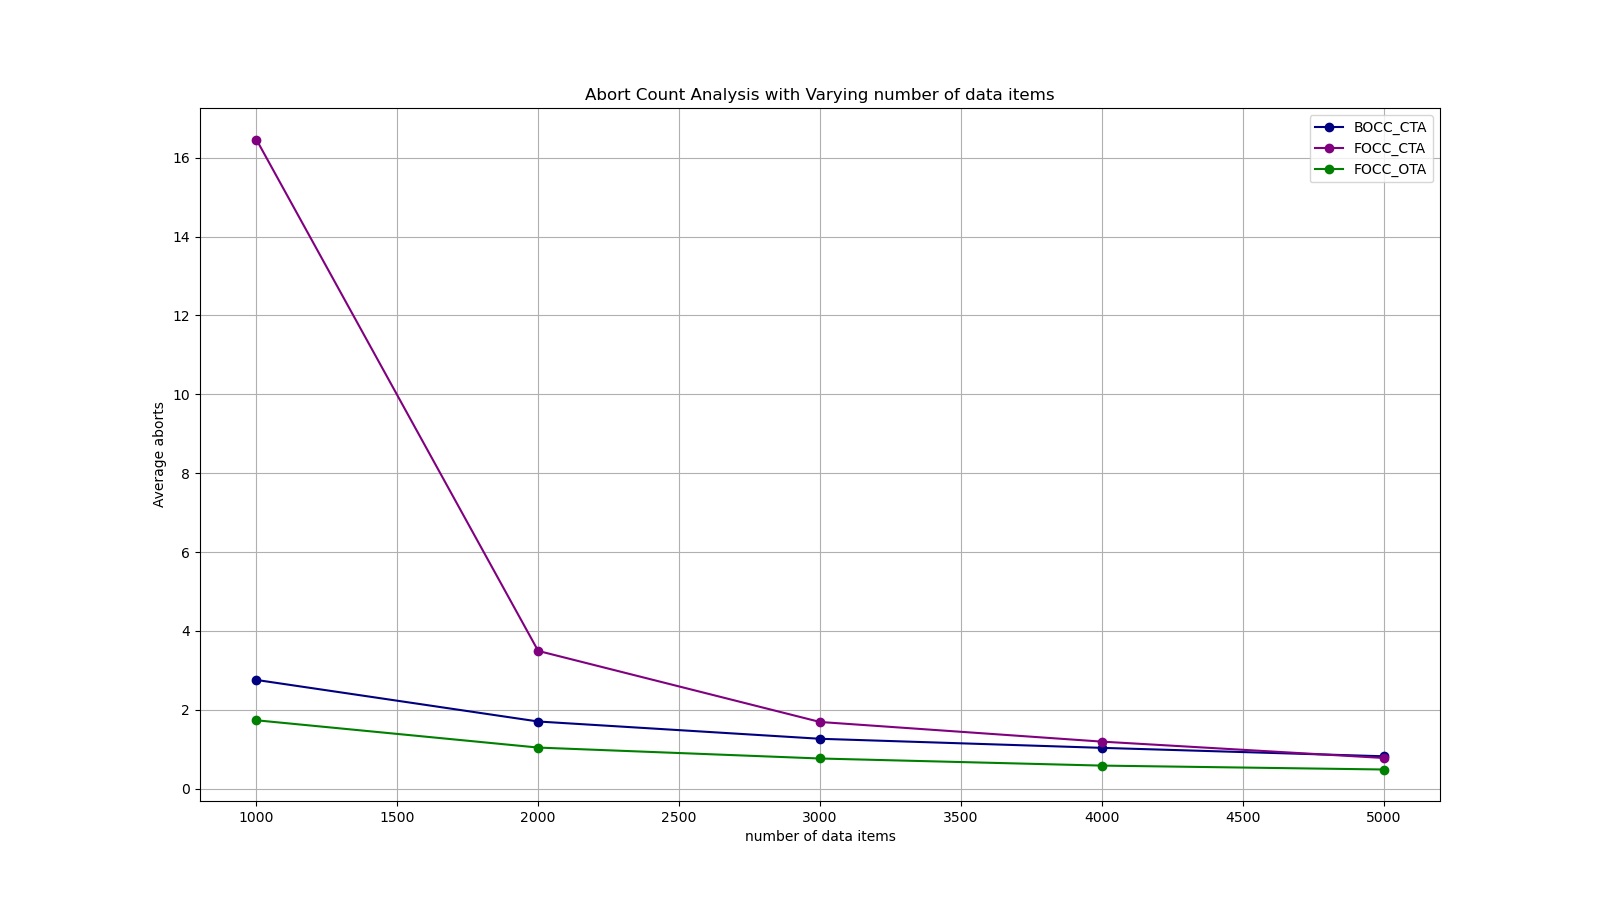

This figure's Python source:
# AbortCount analysis with varying variables 1000-5000

import matplotlib.pyplot as plt
import os

# Data
variables = [1000, 2000, 3000, 4000, 5000]
BOCC_CTA = [2.759, 1.705, 1.267, 1.037, 0.823]
FOCC_CTA = [16.462, 3.495, 1.693, 1.195, 0.78]
FOCC_OTA = [1.736, 1.044, 0.767, 0.587, 0.488] # To be changed

# make a big plot
plt.figure(figsize=(16, 9))

# plot data
plt.plot(variables, BOCC_CTA, label='BOCC_CTA', marker='o', color='navy')
plt.plot(variables, FOCC_CTA, label='FOCC_CTA', marker='o', color='purple')
plt.plot(variables, FOCC_OTA, label='FOCC_OTA', marker='o', color='green')

# show grid lines
plt.grid(True)

plt.xlabel('number of data items')
plt.ylabel('Average aborts')
plt.title('Abort Count Analysis with Varying number of data items')
plt.legend()
script_name = os.path.splitext(os.path.basename(__file__))[0]
plt.savefig(f"{script_name}.png")
plt.show()
